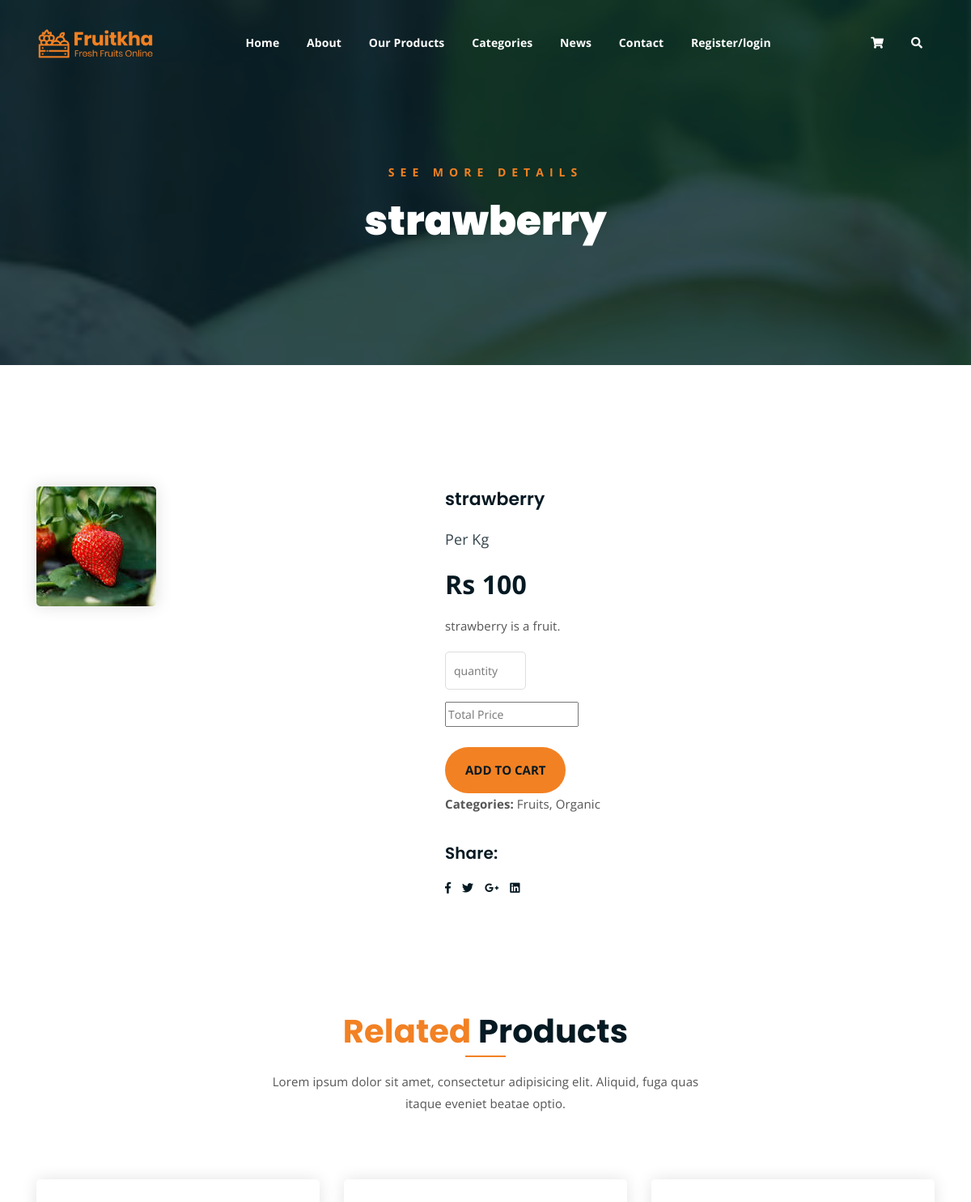
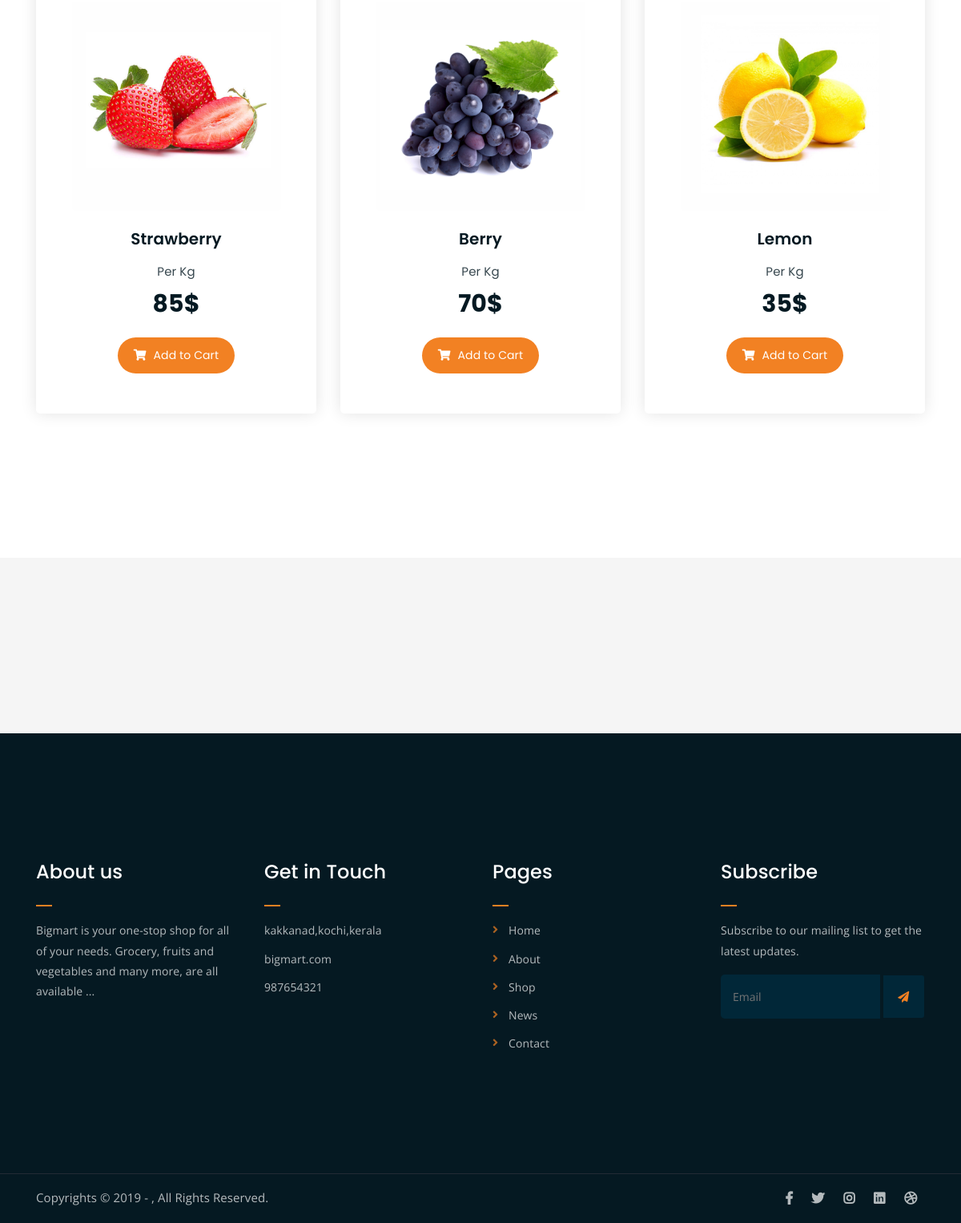
/single_product/2/, run on the app's committed database (2 pictures, top to bottom).
### Backend/models.py (models this page shows)
class Product_db(models.Model):
    ProductName=models.CharField(max_length=100,null=True,blank=True)
    ProductCategory=models.CharField(max_length=100,null=True,blank=True)
    Price=models.IntegerField(null=True,blank=True)
    Description=models.TextField(null=True,blank=True)
    ProductImage=models.ImageField(upload_to='ProductImage',null=True,blank=True)

### WebApp/views.py (the view)
# urls.py: path('single_product/<int:prod_id>/',views.single_product,name="single_product"),
def single_product(req,prod_id):
    data=Product_db.objects.get(id=prod_id)
    return render(req,"single_product.html",{'data':data})

### WebApp/templates/single_product.html (shortened to what this page needs)
<!DOCTYPE html>
{% load static %}
<html lang="en">
<head>
	<link rel="stylesheet" href="{% static 'home/css/all.min.css' %}">
	<link rel="stylesheet" href="{% static 'home/bootstrap/css/bootstrap.min.css' %}">
	<link rel="stylesheet" href="{% static 'home/css/owl.carousel.css' %}">
	<link rel="stylesheet" href="{% static 'home/css/magnific-popup.css' %}">
	<link rel="stylesheet" href="{% static 'home/css/animate.css' %}">
	<link rel="stylesheet" href="{% static 'home/css/meanmenu.min.css' %}">
	<link rel="stylesheet" href="{% static 'home/css/main.css' %}">
	<link rel="stylesheet" href="{% static 'home/css/responsive.css' %}">
</head>
<body>
	<div class="top-header-area" id="sticker">
		<div class="container">
			<div class="row">
				<div class="col-lg-12 col-sm-12 text-center">
					<div class="main-menu-wrap">
						<div class="site-logo">
							<a href="index.html">
								<img src="{% static 'home/img/logo.png' %}" alt="">
							</a>
						</div>
						<nav class="main-menu">
							<ul>
								<li><a href="{% url 'Home' %}">Home</a>
								</li>
								<li><a href="{% url 'About' %}">About</a></li>
								<li><a href="{% url 'Our Products' %}">Our Products</a></li>
								<li><a href="">Categories</a></li>
								<li><a href="#">News</a>
								</li>
								<li><a href="{% url 'Contact' %}">Contact</a></li>
								{% if request.session.username %}
								<li><a href="{% url 'userlogout' %}">welcome,{{request.session.username}}/logout</a></li>
								{% else %}
								<li><a href="{% url 'registeration_page' %}">Register/login</a></li>
								{% endif %}
								<li>
									<div class="header-icons">
										<a class="shopping-cart" href="{% url 'cart_page' %}"><i class="fas fa-shopping-cart"></i></a>
										<a class="mobile-hide search-bar-icon" href="#"><i class="fas fa-search"></i></a>
									</div>
								</li>
							</ul>
						</nav>
					</div>
				</div>
			</div>
		</div>
	</div>
	<div class="breadcrumb-section breadcrumb-bg">
		<div class="container">
			<div class="row">
				<div class="col-lg-8 offset-lg-2 text-center">
					<div class="breadcrumb-text">
						<p>See more Details</p>
						<h1>{{data.ProductName}}</h1>
					</div>
				</div>
			</div>
		</div>
	</div>
	<div class="single-product mt-150 mb-150">
		<div class="container">
			<div class="row">
				<div class="col-md-5">
					<div class="single-product-img">
						<img src="{{data.ProductImage.url}}" alt="">
					</div>
				</div>
				<div class="col-md-7">
					<div class="single-product-content">
						<h3>{{data.ProductName}}</h3>
						<p class="single-product-pricing"><span>Per Kg</span> Rs {{data.Price}}</p>
						<p>{{data.Description}}</p>
						<div class="single-product-form">
							<form action="{% url 'save_cart' %}" method="post" >
								<input type="number" placeholder="quantity" min="1" id="qty"  name="quantity"><br>
								<input type="text" placeholder="Total Price" id="Total" name="total_price"><br><br>
								<p><input type="submit" value="Add to cart"></p>
							</form>
							<p><strong>Categories: </strong>Fruits, Organic</p>
						</div>
						<h4>Share:</h4>
						<ul class="product-share">
							<li><a href=""><i class="fab fa-facebook-f"></i></a></li>
							<li><a href=""><i class="fab fa-twitter"></i></a></li>
							<li><a href=""><i class="fab fa-google-plus-g"></i></a></li>
							<li><a href=""><i class="fab fa-linkedin"></i></a></li>
						</ul>
					</div>
				</div>
			</div>
		</div>
	</div>
	<div class="more-products mb-150">
		<div class="container">
			<div class="row">
				<div class="col-lg-8 offset-lg-2 text-center">
					<div class="section-title">
						<h3><span class="orange-text">Related</span> Products</h3>
						<p>Lorem ipsum dolor sit amet, consectetur adipisicing elit. Aliquid, fuga quas itaque eveniet beatae optio.</p>
					</div>
				</div>
			</div>
			<div class="row">
				<div class="col-lg-4 col-md-6 text-center">
					<div class="single-product-item">
						<div class="product-image">
							<a href="single-product.html"><img src="{% static 'home/assets/img/products/product-img-1.jpg' %}" alt=""></a>
						</div>
						<h3>Strawberry</h3>
						<p class="product-price"><span>Per Kg</span> 85$ </p>
						<a href="cart.html" class="cart-btn"><i class="fas fa-shopping-cart"></i> Add to Cart</a>
					</div>
				</div>
				<div class="col-lg-4 col-md-6 text-center">
					<div class="single-product-item">
						<div class="product-image">
							<a href="single-product.html"><img src="{% static 'home/assets/img/products/product-img-2.jpg' %}" alt=""></a>
						</div>
						<h3>Berry</h3>
						<p class="product-price"><span>Per Kg</span> 70$ </p>
						<a href="cart.html" class="cart-btn"><i class="fas fa-shopping-cart"></i> Add to Cart</a>
					</div>
				</div>
				<div class="col-lg-4 col-md-6 offset-lg-0 offset-md-3 text-center">
					<div class="single-product-item">
						<div class="product-image">
							<a href="single-product.html"><img src="{% static 'home/assets/img/products/product-img-3.jpg' %}" alt=""></a>
						</div>
						<h3>Lemon</h3>
						<p class="product-price"><span>Per Kg</span> 35$ </p>
						<a href="cart.html" class="cart-btn"><i class="fas fa-shopping-cart"></i> Add to Cart</a>
					</div>
				</div>
			</div>
		</div>
	</div>
	<div class="logo-carousel-section">
		<div class="container">
			<div class="row">
				<div class="col-lg-12">
					<div class="logo-carousel-inner">
						<div class="single-logo-item">
							<img src="{% static 'home/assets/img/company-logos/1.png' %}" alt="">
						</div>
						<div class="single-logo-item">
							<img src="{% static 'home/assets/img/company-logos/2.png' %}" alt="">
						</div>
						<div class="single-logo-item">
							<img src="{% static 'home/assets/img/company-logos/3.png' %}" alt="">
						</div>
						<div class="single-logo-item">
							<img src="{% static 'home/assets/img/company-logos/4.png' %}" alt="">
						</div>
					</div>
				</div>
			</div>
		</div>
	</div>
	<div class="footer-area">
		<div class="container">
			<div class="row">
				<div class="col-lg-3 col-md-6">
					<div class="footer-box about-widget">
						<h2 class="widget-title">About us</h2>
						<p>Bigmart is your one-stop shop for all of your needs. Grocery, fruits and vegetables and many more, are all available ...</p>
					</div>
				</div>
				<div class="col-lg-3 col-md-6">
					<div class="footer-box get-in-touch">
						<h2 class="widget-title">Get in Touch</h2>
						<ul>
							<li>kakkanad,kochi,kerala</li>
							<li>bigmart.com</li>
							<li>987654321</li>
						</ul>
					</div>
				</div>
				<div class="col-lg-3 col-md-6">
					<div class="footer-box pages">
						<h2 class="widget-title">Pages</h2>
						<ul>
							<li><a href="{% url 'Home' %}">Home</a></li>
							<li><a href="{% url 'About' %}">About</a></li>
							<li><a href="#">Shop</a></li>
							<li><a href="#">News</a></li>
							<li><a href="{% url 'Contact' %}">Contact</a></li>
						</ul>
					</div>
				</div>
				<div class="col-lg-3 col-md-6">
					<div class="footer-box subscribe">
						<h2 class="widget-title">Subscribe</h2>
						<p>Subscribe to our mailing list to get the latest updates.</p>
						<form action="index.html">
							<input type="email" placeholder="Email">
							<button type="submit"><i class="fas fa-paper-plane"></i></button>
						</form>
					</div>
				</div>
			</div>
		</div>
	</div>
	<div class="copyright">
		<div class="container">
			<div class="row">
				<div class="col-lg-6 col-md-12">
					<p>Copyrights &copy; 2019 - ,  All Rights Reserved.</p>
				</div>
				<div class="col-lg-6 text-right col-md-12">
					<div class="social-icons">
						<ul>
							<li><a href="#" target="_blank"><i class="fab fa-facebook-f"></i></a></li>
							<li><a href="#" target="_blank"><i class="fab fa-twitter"></i></a></li>
							<li><a href="#" target="_blank"><i class="fab fa-instagram"></i></a></li>
							<li><a href="#" target="_blank"><i class="fab fa-linkedin"></i></a></li>
							<li><a href="#" target="_blank"><i class="fab fa-dribbble"></i></a></li>
						</ul>
					</div>
				</div>
			</div>
		</div>
	</div>
</body>
</html>

### data on the page
Product_db: ProductName "strawberry", ProductImage (picture), Price "100", Description "strawberry is a fruit."
